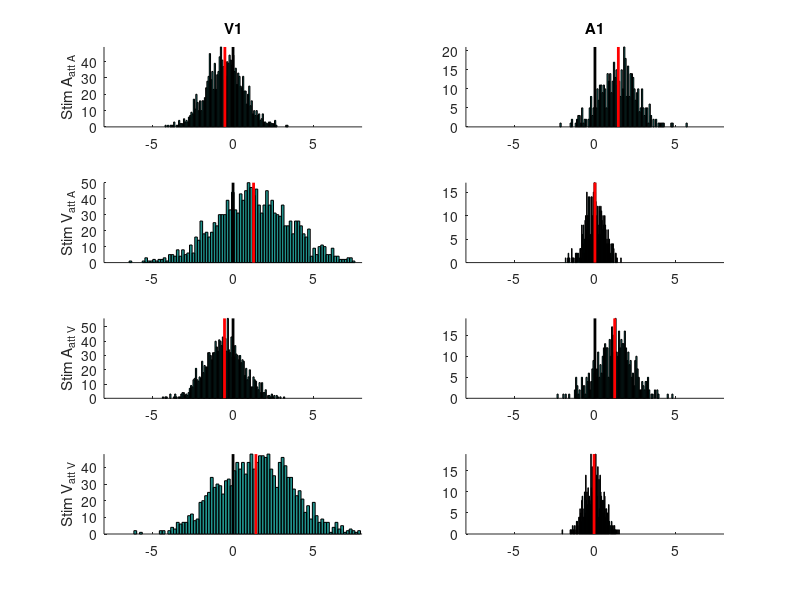

Write the MATLAB code that produced this figure. (Note: this script raises an error after producing the figure.)
clear
clc
close all

% A stim
% A1		1.580		(	0.440	)
% V1		-0.869		(	0.441	)
% V stim						
% A1		-0.096		(	0.154	)
% V1		1.467		(	0.597	)

% set group mean and STD
% mean_act_A1 = 1.58;
% mean_deact_A1 = -0.1;
% 
% mean_act_V1 = 1.47;
% mean_deact_V1 = -0.87;
% 
% grp_std_act_A1 =.44;
% grp_std_deact_A1 =.15;
% 
% grp_std_act_V1 =.59;
% grp_std_deact_V1 =.44;

mean_act_A1 = 1.58;
mean_deact_A1 = -0.1;

mean_act_V1 = 1.47;
mean_deact_V1 = -0.87;

grp_std_act_A1 =.44;
grp_std_deact_A1 =.15;

grp_std_act_V1 =.59;
grp_std_deact_V1 =.44;

% set within subject parameters
std_act_A1 = 4;
std_deact_A1 = 2;

std_act_V1 = 8;
std_deact_V1 = 4;

% set attention effect
att_diff_A1 = [-0.18 -0.06];
att_diff_V1 = [-0.01 0.12];
% att_diff_A1 = [0 0];
% att_diff_V1 = [0 0];

num_subj = 3;

n = 12; % number of blocks for A and V stimulation

num_vox_A = 500;  % number of voxels in A1
num_vox_V = num_vox_A*3;  % number of voxels in V1

for kk = 1 : num_subj
    
    fprintf('Subject %i/%i\n',kk,num_subj)
    
    if kk==1
        figure(1)
    end
    
    % set subject specific noise
    Subj_spe_effect_act_A1 = randn(1)*grp_std_act_A1;
    Subj_spe_effect_deact_A1 = randn(1)*grp_std_deact_A1;
    Subj_spe_effect_act_V1 = randn(1)*grp_std_act_V1;
    Subj_spe_effect_deact_V1 = randn(1)*grp_std_deact_V1;
    
    for iAtt = 1:2
        
        
        %% A1
        % generate 'true' signal for A and V stim conditions in A1
        mu_A_A1 = repmat(mean_act_A1+Subj_spe_effect_act_A1,n,num_vox_A);
        mu_V_A1 = repmat(mean_deact_A1+Subj_spe_effect_deact_A1,n,num_vox_A);
        
        % Add noise
        x_A_A1 = mu_A_A1 + randn(n,num_vox_A)*std_act_A1;
        x_V_A1 = mu_V_A1 + randn(n,num_vox_A)*std_deact_A1;
        
        % Response over both stim conditions
        x_A1 = [x_A_A1; x_V_A1];
        
        
        %% V1
        % generate 'true' signal for A and V stim conditions in V1
        mu_A_V1 = repmat(mean_deact_V1+Subj_spe_effect_deact_V1,n,num_vox_V);
        mu_V_V1 = repmat(mean_act_V1+Subj_spe_effect_act_V1,n,num_vox_V);
        
        % Add noise
        x_A_V1 = mu_A_V1 + randn(n,num_vox_V)*std_deact_V1;
        x_V_V1 = mu_V_V1 + randn(n,num_vox_V)*std_act_V1;
        
        % Response over both stim conditions
        x_V1 = [x_A_V1; x_V_V1];
        
        
        %% Attention modulation
        if iAtt==2
            x_V1 = x_V1+[ones(n,1)*att_diff_V1(1);ones(n,1)*att_diff_V1(2)];
            x_A1 = x_A1+[ones(n,1)*att_diff_A1(1);ones(n,1)*att_diff_A1(2)];
        end
        
        
        %% Plot
        if kk==1
            if iAtt==1
                Subplot = 1:4;
            else
                Subplot = 5:8;
            end
            
            for i = 1:4
                switch i
                    case 1
                        Data2Plot = x_V1(1:n,:);
                    case 2
                        Data2Plot = x_A1(1:n,:);
                    case 3
                        Data2Plot = x_V1((n+1):end,:);
                    case 4
                        Data2Plot = x_A1((n+1):end,:);
                end
                
                subplot(4,2,Subplot(i))
                
                hold on
                hist(mean(Data2Plot),100)
                
                axis tight
                ax = axis;
                plot([0 0], [0 ax(4)], 'k', 'linewidth',2)
                plot([mean(mean(Data2Plot)) mean(mean(Data2Plot))], [0 ax(4)], '-r',...
                    'linewidth',2)
                axis([-8 8 0 ax(4)])
            end
        end
        
        
        %% Do regression after averaging
        X = mean(x_V1,2);
        Y = mean(x_A1,2);
        B(:,kk,1,iAtt) = glmfit(X,Y,'normal'); % Regression V1 to A1
        
        
        %% Do regression before averaging
        % V1 to A1
        for iVert = 1:size(x_V1,2) % regress for each vertex
            tmp(:,iVert) = glmfit(...
                x_V1(:,iVert),...
                Y,'normal');
        end
        B(:,kk,2,iAtt)=mean(tmp,2); % average
        
    end
    
end

%% Add labels
subplot(4,2,1)
title('V1')
ylabel('Stim A_{att A}')
subplot(4,2,2)
title('A1')
subplot(4,2,3)
ylabel('Stim V_{att A}')
subplot(4,2,5)
ylabel('Stim A_{att V}')
subplot(4,2,7)
ylabel('Stim V_{att V}')


%%
clc
fprintf('Connectivity: AVERAGE then REGRESS\n')
fprintf('Connectivity V1 to A1 for A att: %f +/- %f\n', ...
    mean(B(2,:,1,1)), std(B(2,:,1,1)))
fprintf('Connectivity V1 to A1 for V att: %f +/- %f\n', ...
    mean(B(2,:,1,2)), std(B(2,:,1,2)))
[~,P] = ttest(B(2,:,1,1)', B(2,:,1,2)')

fprintf('\n\n\n')
fprintf('Connectivity: REGRESS then AVERAGE\n')
fprintf('Connectivity V1 to A1 for A att: %f +/- %f\n', ...
    mean(B(2,:,2,1)), std(B(2,:,2,1)))
fprintf('Connectivity V1 to A1 for V att: %f +/- %f\n', ...
    mean(B(2,:,2,2)), std(B(2,:,2,2)))
[~,P] = ttest(B(2,:,2,1)', B(2,:,2,2)')


%% Bootstrap and p curves
NbSubj = 11;
for iBt=1:20000
    idx = randperm(num_subj);
    idx = idx(1:NbSubj);
%     P1(iBt) = SignPermTest(B(2,idx,1,1)'-B(2,idx,1,2)');
%     P1(iBt) = SignPermTest(B(2,idx,2,1)'-B(2,idx,2,2)');
    [H1(iBt),P1(iBt)] = ttest(B(2,idx,1,1)', B(2,idx,1,2)');
    [H2(iBt),P2(iBt)] = ttest(B(2,idx,2,1)', B(2,idx,2,2)');
end

%% Plot
close all

figure('name', 'p curves connectivity', 'Position', [50, 50, 1000, 700])
subplot(211)
hist(P1,1000)
title('Connectivity: AVERAGE then REGRESS')
xlabel('p value')
subplot(212)
hist(P2,1000)
title('Connectivity: REGRESS then AVERAGE')
xlabel('p value')


subplot(211)
ax=axis;
axis([0 1 0 ax(4)])
% ax=axis;
text(.65,ax(4)*.95,sprintf('act A1 = %.3f +/- %.3f',mean_act_A1,grp_std_act_A1))
text(.65,ax(4)*.90,sprintf('deact A1 = %.3f +/- %.3f',mean_deact_A1,grp_std_deact_A1))

text(.65,ax(4)*.85,sprintf('act V1 = %.3f +/- %.3f',mean_act_V1,grp_std_act_V1))
text(.65,ax(4)*.80,sprintf('deact V1 = %.3f +/- %.3f',mean_deact_V1,grp_std_deact_V1))


text(.65,ax(4)*.70,sprintf('w/in subj std act/deact A1 = %.3f / %.3f',std_act_A1,std_deact_A1))
text(.65,ax(4)*.65,sprintf('w/in subj std act/deact V1 = %.3f / %.3f',std_act_V1,std_deact_V1))

text(.60,ax(4)*.55,sprintf('attention mod A1: A stim / V stim= %.3f / %.3f',att_diff_A1(1),att_diff_A1(2)))
text(.60,ax(4)*.50,sprintf('attention mod V1: A stim / V stim= %.3f / %.3f',att_diff_V1(1),att_diff_V1(2)))


text(.1,ax(4)*.90,sprintf('Connectivity V1 to A1 for A att: %.3f +/- %.3f\n', ...
    mean(B(2,:,1,1)), std(B(2,:,1,1))))
text(.1,ax(4)*.85,sprintf('Connectivity V1 to A1 for V att: %.3f +/- %.3f\n', ...
    mean(B(2,:,1,2)), std(B(2,:,1,2))))

text(.1,ax(4)*.65,...
    sprintf('p( p_{regress then average}<.05 ) = %.3f',...
    sum(H1)/numel(H1)))


subplot(212)
ax=axis;
axis([0 1 0 ax(4)])

text(.1,ax(4)*.65,...
    sprintf('p( p_{average then regress}<.05 ) = %.3f',...
    sum(H2)/numel(H1)))

text(.1,ax(4)*.55,...
    sprintf('p( p_{regress then average}<.05 | p_{average then regress}>.05 ) = %.3f',...
    sum(H2>H1)/numel(H1)))

text(.1,ax(4)*.90,sprintf('Connectivity V1 to A1 for A att: %.3f +/- %.3f\n', ...
    mean(B(2,:,2,1)), std(B(2,:,2,1))))
text(.1,ax(4)*.85,sprintf('Connectivity V1 to A1 for V att: %.3f +/- %.3f\n', ...
    mean(B(2,:,2,2)), std(B(2,:,2,2))))